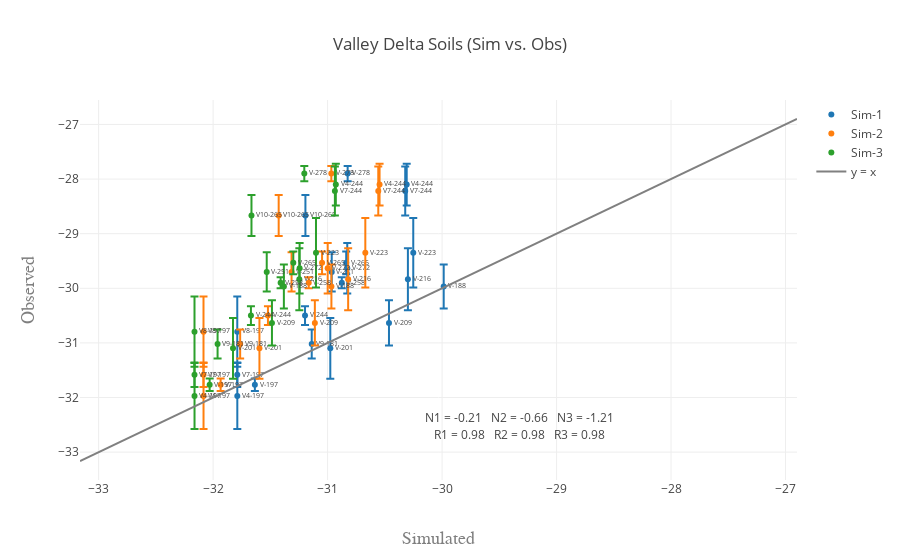

The notebook cell this image was saved under:
### Code cell
data = []
df = delta_dat.loc[delta_dat['Transect'] == 'V']
for folder in range(1, folders + 1):
    df1 = df.loc[df['IDsim'] == ('Sim-' + str(folder))]
    trace = get_scatter(df1, test_var, sd, name=('Sim-' + str(folder)))
    data.append(trace)
    
data.append(get_xy_line(df, test_var, delta=True))

fig = go.Figure(data=data, layout=get_layout(df, test_var, folders, title='Valley Delta Soils (Sim vs. Obs)', delta=True))
iplot(fig)

### Figure 1 — Plotly figure (JSON) as saved in the notebook; plotly's stock layout.template omitted (floating-point values rounded to 4 significant figures)
{"data": [{"error_y": {"array": [0.6041, 0.3818, 0.2232, 0.4497, 0.6438, 0.267, 0.3769, 0.4041, 0.1155, 0.5568, 0.4163, 0.5686, 0.6364, 0.1732, 0.3606, 0.1, 0.2082, 0.4619, 0.1414], "symmetric": true, "type": "data"}, "mode": "markers+text", "name": "Sim-1", "text": ["V4-197", "V4-244", "V7-197", "V7-244", "V8-197", "V9-181", "V10-265", "V-188", "V-197", "V-201", "V-209", "V-216", "V-223", "V-244", "V-251", "V-258", "V-265", "V-272", "V-278"], "textfont": {"size": 7}, "textposition": "right", "type": "scatter", "x": [-31.79, -30.31, -31.79, -30.32, -31.79, -31.14, -31.19, -29.99, -31.64, -30.98, -30.46, -30.3, -30.25, -31.2, -30.96, -30.88, -30.84, -30.83, -30.82], "y": [-31.97, -28.1, -31.58, -28.22, -30.8, -31.02, -28.67, -29.97, -31.77, -31.1, -30.63, -29.83, -29.35, -30.5, -29.7, -29.9, -29.53, -29.63, -27.9]}, {"error_y": {"array": [0.6041, 0.3818, 0.2232, 0.4497, 0.6438, 0.267, 0.3769, 0.4041, 0.1155, 0.5568, 0.4163, 0.5686, 0.6364, 0.1732, 0.3606, 0.1, 0.2082, 0.4619, 0.1414], "symmetric": true, "type": "data"}, "mode": "markers+text", "name": "Sim-2", "text": ["V4-197", "V4-244", "V7-197", "V7-244", "V8-197", "V9-181", "V10-265", "V-188", "V-197", "V-201", "V-209", "V-216", "V-223", "V-244", "V-251", "V-258", "V-265", "V-272", "V-278"], "textfont": {"size": 7}, "textposition": "right", "type": "scatter", "x": [-32.08, -30.55, -32.08, -30.56, -32.08, -31.76, -31.43, -30.97, -31.93, -31.6, -31.11, -30.82, -30.67, -31.52, -31.31, -31.16, -31.05, -31.0, -30.97], "y": [-31.97, -28.1, -31.58, -28.22, -30.8, -31.02, -28.67, -29.97, -31.77, -31.1, -30.63, -29.83, -29.35, -30.5, -29.7, -29.9, -29.53, -29.63, -27.9]}, {"error_y": {"array": [0.6041, 0.3818, 0.2232, 0.4497, 0.6438, 0.267, 0.3769, 0.4041, 0.1155, 0.5568, 0.4163, 0.5686, 0.6364, 0.1732, 0.3606, 0.1, 0.2082, 0.4619, 0.1414], "symmetric": true, "type": "data"}, "mode": "markers+text", "name": "Sim-3", "text": ["V4-197", "V4-244", "V7-197", "V7-244", "V8-197", "V9-181", "V10-265", "V-188", "V-197", "V-201", "V-209", "V-216", "V-223", "V-244", "V-251", "V-258", "V-265", "V-272", "V-278"], "textfont": {"size": 7}, "textposition": "right", "type": "scatter", "x": [-32.16, -30.93, -32.16, -30.94, -32.16, -31.96, -31.66, -31.38, -32.03, -31.83, -31.49, -31.25, -31.1, -31.67, -31.53, -31.41, -31.3, -31.24, -31.2], "y": [-31.97, -28.1, -31.58, -28.22, -30.8, -31.02, -28.67, -29.97, -31.77, -31.1, -30.63, -29.83, -29.35, -30.5, -29.7, -29.9, -29.53, -29.63, -27.9]}, {"marker": {"color": "grey", "opacity": 0.9}, "mode": "lines", "name": "y = x", "type": "scatter", "x": [-33.16, -26.9], "y": [-33.16, -26.9]}], "layout": {"annotations": [{"showarrow": false, "text": "R1 = 0.98\n \nR2 = 0.98\n \nR3 = 0.98\n \n", "x": -29.29, "y": -32.67}, {"showarrow": false, "text": "N1 = -0.21\n \nN2 = -0.66\n \nN3 = -1.21\n \n", "x": -29.29, "y": -32.37}], "showlegend": true, "title": "Valley Delta Soils (Sim vs. Obs)", "xaxis": {"title": "Simulated", "titlefont": {"color": "#7f7f7f", "family": "Courier New, monospace", "size": 18}}, "yaxis": {"title": "Observed", "titlefont": {"color": "#7f7f7f", "family": "Courier New, monospace", "size": 18}}}}
